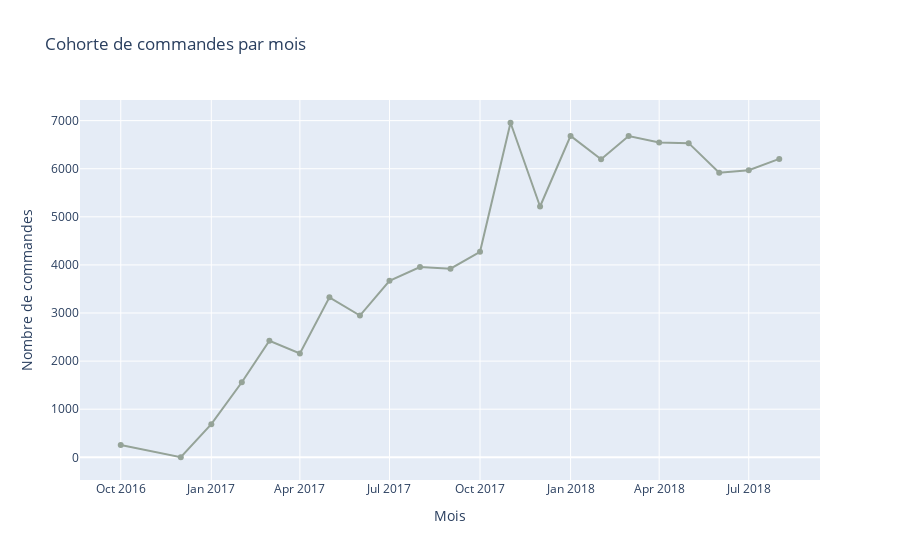

Source (notebook cell):
### Code cell
dates = ["2016-10", "2016-12", "2017-01", "2017-02", "2017-03", "2017-04", "2017-05", "2017-06", "2017-07", "2017-08",
         "2017-09", "2017-10", "2017-11", "2017-12", "2018-01", "2018-02", "2018-03", "2018-04", "2018-05", "2018-06",
         "2018-07", "2018-08"]
cohort_values = [254, 1, 688, 1561, 2422, 2159, 3327, 2947, 3669, 3955, 3922, 4273, 6956, 5215, 6682, 6197, 6679, 6544,
                 6532, 5915, 5968, 6204]

# Définir les couleurs que tu souhaites utiliser
colors = ['#95a398', '#3c3730', '#d4c8bd']

# Créer la trace de la ligne avec les couleurs spécifiées
trace = go.Scatter(x=dates, y=cohort_values, mode='lines+markers', name='Nombre de commandes', line=dict(color=colors[0]))

# Créer la mise en page du graphique
layout = go.Layout(title='Cohorte de commandes par mois',
                   xaxis=dict(title='Mois'),
                   yaxis=dict(title='Nombre de commandes'))

# Créer la figure
fig = go.Figure(data=[trace], layout=layout)

# Afficher le graphique
fig.show()

### Figure 1 — Plotly figure (JSON) as saved in the notebook; plotly's stock layout.template omitted (floating-point values rounded to 4 significant figures)
{"data": [{"line": {"color": "#95a398"}, "mode": "lines+markers", "name": "Nombre de commandes", "type": "scatter", "x": ["2016-10", "2016-12", "2017-01", "2017-02", "2017-03", "2017-04", "2017-05", "2017-06", "2017-07", "2017-08", "2017-09", "2017-10", "2017-11", "2017-12", "2018-01", "2018-02", "2018-03", "2018-04", "2018-05", "2018-06", "2018-07", "2018-08"], "y": [254, 1, 688, 1561, 2422, 2159, 3327, 2947, 3669, 3955, 3922, 4273, 6956, 5215, 6682, 6197, 6679, 6544, 6532, 5915, 5968, 6204]}], "layout": {"title": {"text": "Cohorte de commandes par mois"}, "xaxis": {"title": {"text": "Mois"}}, "yaxis": {"title": {"text": "Nombre de commandes"}}}}
